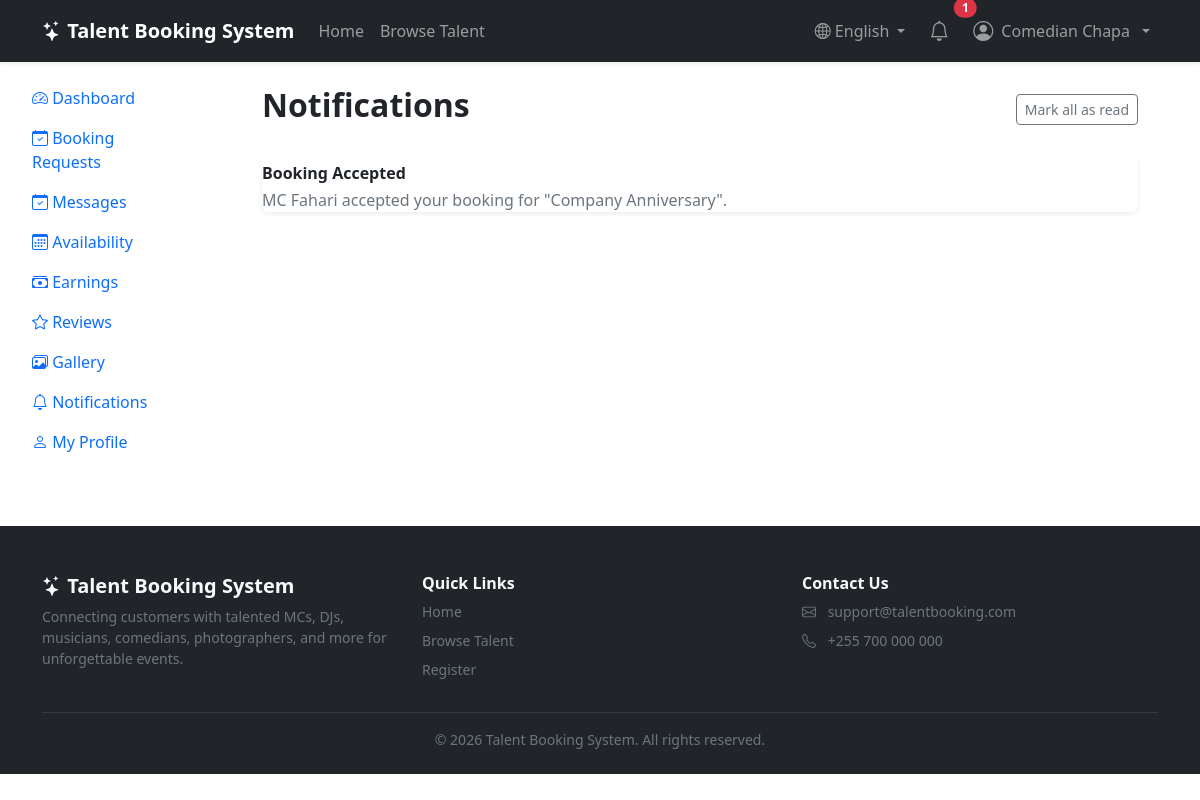
/provider/notifications.php (signed in), run on the app's committed database.
### tables this page shows
CREATE TABLE `notifications` (
  `id` INT UNSIGNED AUTO_INCREMENT PRIMARY KEY,
  `user_id` INT UNSIGNED NOT NULL,
  `title` VARCHAR(200) NOT NULL,
  `message` TEXT NOT NULL,
  `status` ENUM('unread','read') NOT NULL DEFAULT 'unread',
  `created_at` TIMESTAMP NOT NULL DEFAULT CURRENT_TIMESTAMP,
  CONSTRAINT `fk_notifications_user` FOREIGN KEY (`user_id`) REFERENCES `users`(`id`) ON DELETE CASCADE,
  INDEX `idx_notifications_status` (`user_id`, `status`)
);

### includes/functions.php (called while the page is built, shortened)
<?php
function e($string): string
{
    return htmlspecialchars($string ?? '', ENT_QUOTES, 'UTF-8');
}

### provider/notifications.php (the view, shortened to what this page needs)
<?php
require_once __DIR__ . '/../includes/functions.php';
require_once __DIR__ . '/../includes/auth.php';
$stmt = $pdo->prepare("
    SELECT *
    FROM notifications
    WHERE user_id = :uid
    ORDER BY created_at DESC
    LIMIT 50
");
$stmt->execute([
    'uid' => current_user_id()
]);
$notifications = $stmt->fetchAll();
require_once __DIR__ . '/../includes/header.php';
?>
<div class="container-fluid">
    <div class="row">
        <?php require __DIR__ . '/_sidebar.php'; ?>
        <div class="col-lg-9 col-xl-10 py-4">
            <div class="container-fluid" style="max-width:900px;">
                <div class="d-flex justify-content-between align-items-center mb-4">
                    <h2 class="fw-bold">Notifications</h2>
                    <?php if (!empty($notifications)): ?>
                        <form method="POST">
                            <button type="submit"
                                    name="mark_all_read"
                                    value="1"
                                    class="btn btn-outline-secondary btn-sm">
                                Mark all as read
                            </button>
                        </form>
                    <?php endif; ?>
                </div>
                <?php if (empty($notifications)): ?>
                    <div class="card shadow-sm border-0">
                        <div class="card-body text-center py-5">
                            <i class="bi bi-bell-slash fs-1 text-secondary"></i>
                            <h5 class="mt-3">No Notifications</h5>
                            <p class="text-muted mb-0">
                                You don't have any notifications yet.
                            </p>
                        </div>
                    </div>
                <?php else: ?>
                    <div class="card shadow-sm border-0">
                        <div class="list-group list-group-flush">
                            <?php foreach ($notifications as $n): ?>
<h6 class="fw-bold mt-2 mb-1">
    <?= e($n['title']) ?>
</h6>
<p class="mb-0 text-secondary">
    <?= e($n['message']) ?>
</p>
                            <?php endforeach; ?>
                        </div>
                    </div>
                <?php endif; ?>
            </div>
        </div>
    </div>
</div>
<?php require_once __DIR__ . '/../includes/footer.php'; ?>

### data on the page
notifications: title "Booking Accepted", message "MC Fahari accepted your booking for \"Company Anniversary\"."

### other printed values
APP_NAME "Talent Booking System"
__t('home') "Home"
__t('browse_talent') "Browse Talent"
$unread_count "1"
current_user_name() "Comedian Chapa"
__t('register') "Register"
__t('contact_us') "Contact Us"
